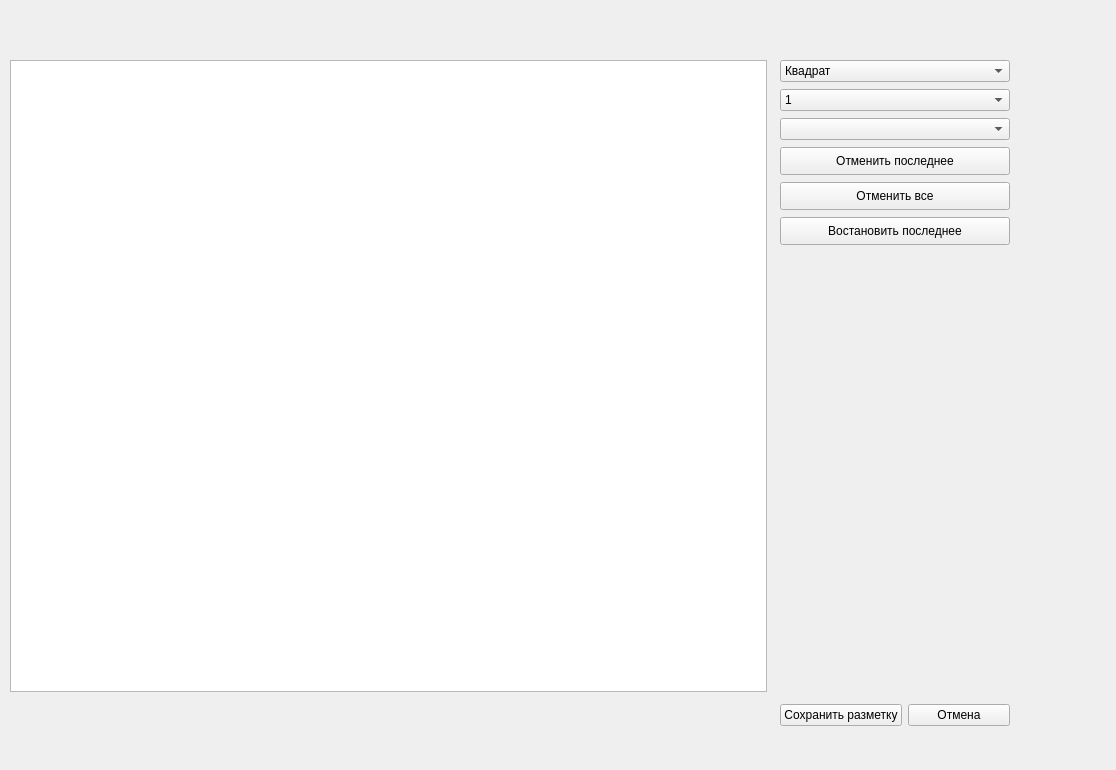
<?xml version="1.0" encoding="UTF-8"?>
<ui version="4.0">
 <class>MarkerWindow</class>
 <widget class="QWidget" name="MarkerWindow">
  <property name="geometry">
   <rect>
    <x>0</x>
    <y>0</y>
    <width>1116</width>
    <height>770</height>
   </rect>
  </property>
  <property name="windowTitle">
   <string>Form</string>
  </property>
  <widget class="QPushButton" name="pushButton">
   <property name="geometry">
    <rect>
     <x>780</x>
     <y>147</y>
     <width>230</width>
     <height>28</height>
    </rect>
   </property>
   <property name="text">
    <string>Отменить последнее</string>
   </property>
  </widget>
  <widget class="QWidget" name="layoutWidget">
   <property name="geometry">
    <rect>
     <x>780</x>
     <y>700</y>
     <width>230</width>
     <height>30</height>
    </rect>
   </property>
   <layout class="QHBoxLayout" name="horizontalLayout">
    <item>
     <widget class="QPushButton" name="pushButton_4">
      <property name="text">
       <string>Сохранить разметку</string>
      </property>
     </widget>
    </item>
    <item>
     <widget class="QPushButton" name="pushButton_5">
      <property name="text">
       <string>Отмена</string>
      </property>
     </widget>
    </item>
   </layout>
  </widget>
  <widget class="QGraphicsView" name="graphicsView">
   <property name="geometry">
    <rect>
     <x>10</x>
     <y>60</y>
     <width>757</width>
     <height>632</height>
    </rect>
   </property>
  </widget>
  <widget class="QPushButton" name="pushButton_2">
   <property name="geometry">
    <rect>
     <x>780</x>
     <y>182</y>
     <width>230</width>
     <height>28</height>
    </rect>
   </property>
   <property name="text">
    <string>Отменить все</string>
   </property>
  </widget>
  <widget class="QComboBox" name="comboBox">
   <property name="geometry">
    <rect>
     <x>780</x>
     <y>60</y>
     <width>230</width>
     <height>22</height>
    </rect>
   </property>
   <item>
    <property name="text">
     <string>Квадрат</string>
    </property>
   </item>
   <item>
    <property name="text">
     <string>Треугольник</string>
    </property>
   </item>
   <item>
    <property name="text">
     <string>Ромб</string>
    </property>
   </item>
   <item>
    <property name="text">
     <string>Линия</string>
    </property>
   </item>
  </widget>
  <widget class="QComboBox" name="comboBox_2">
   <property name="geometry">
    <rect>
     <x>780</x>
     <y>89</y>
     <width>230</width>
     <height>22</height>
    </rect>
   </property>
   <item>
    <property name="text">
     <string>1</string>
    </property>
   </item>
   <item>
    <property name="text">
     <string>2</string>
    </property>
   </item>
   <item>
    <property name="text">
     <string>3</string>
    </property>
   </item>
   <item>
    <property name="text">
     <string>4</string>
    </property>
   </item>
   <item>
    <property name="text">
     <string>5</string>
    </property>
   </item>
   <item>
    <property name="text">
     <string>6</string>
    </property>
   </item>
   <item>
    <property name="text">
     <string>7</string>
    </property>
   </item>
   <item>
    <property name="text">
     <string>8</string>
    </property>
   </item>
  </widget>
  <widget class="QComboBox" name="comboBox_3">
   <property name="geometry">
    <rect>
     <x>780</x>
     <y>118</y>
     <width>230</width>
     <height>22</height>
    </rect>
   </property>
  </widget>
  <widget class="QPushButton" name="pushButton_3">
   <property name="geometry">
    <rect>
     <x>780</x>
     <y>217</y>
     <width>230</width>
     <height>28</height>
    </rect>
   </property>
   <property name="text">
    <string>Востановить последнее</string>
   </property>
  </widget>
 </widget>
 <resources/>
 <connections/>
</ui>
